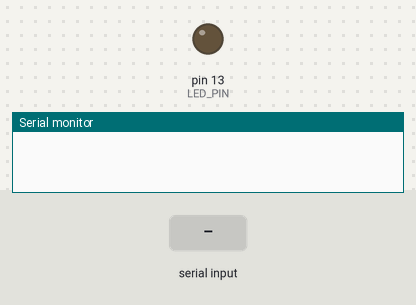
The sketch below on a simulated Arduino Uno, built with avr-gcc and run on an emulated ATmega328P. Parts: output pins drawn as LEDs (lit = HIGH), the last lines printed to the serial monitor. The test bench sets the inputs (shaded band).

Above: at 1.2 s.
1.3 s: "LIGHTS_ON\n" received over Serial
At 2.1 s:
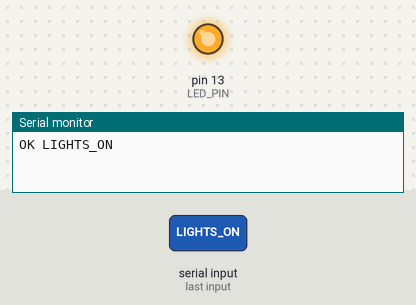
2.8 s: "LIGHTS_OFF\n" received over Serial
At 3.3 s:
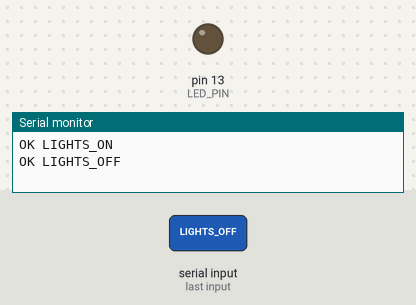
Timing chart, 0 to 5.8 s (numbered marks = the images above; inputs shaded):
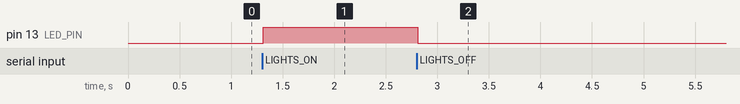

The sketch:

gesture_home.ino
```cpp
/*
 * GestureHome Phase 1 - serial commands → white LED (Keyestudio KS0085 pin 13)
 *
 * Upload to Keyestudio PLUS board. Open Serial Monitor at 9600 to test:
 *   LIGHTS_ON
 *   LIGHTS_OFF
 *
 * This code runs ON the board. It only listens for two words and flips pin 13.
 */

// Pin 13 = white LED on typical Keyestudio KS0085 sensor shield
#define LED_PIN 13

void setup() {
  // setup() runs once when board powers on or after USB upload
  Serial.begin(9600);           // Start listening on USB at 9600 baud (match bridge.py)
  pinMode(LED_PIN, OUTPUT);       // Pin 13 is an output (sends power to LED)
  digitalWrite(LED_PIN, LOW);   // Start with LED OFF
}

void applyCommand(const String &cmd) {
  // Decide what to do based on the text line we received
  if (cmd == "LIGHTS_ON") {
    digitalWrite(LED_PIN, HIGH);  // Turn LED ON (electricity flows)
    Serial.println("OK LIGHTS_ON"); // Reply back to laptop (optional debug)
  } else if (cmd == "LIGHTS_OFF") {
    digitalWrite(LED_PIN, LOW);   // Turn LED OFF
    Serial.println("OK LIGHTS_OFF");
  } else if (cmd.length() > 0) {
  // Unknown command - not empty, but not one of our two words
    Serial.println("ERR unknown:" + cmd);
  }
}

void loop() {
  // loop() runs forever, thousands of times per second
  if (Serial.available()) {
    // A message arrived from the laptop over USB
    String line = Serial.readStringUntil('\n');  // Read until newline character
    line.trim();                                 // Remove spaces / carriage returns
    applyCommand(line);                          // LIGHTS_ON or LIGHTS_OFF
  }
}
```

Measured:
- after the input at 1.3 s, pin 13 (LED_PIN): LOW → HIGH at once
- after the input at 2.8 s, pin 13 (LED_PIN): HIGH → LOW at once
